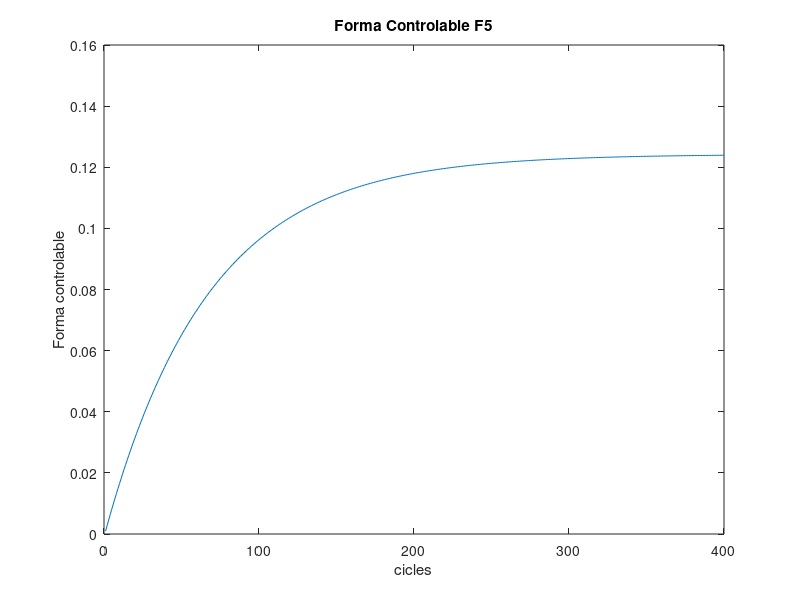
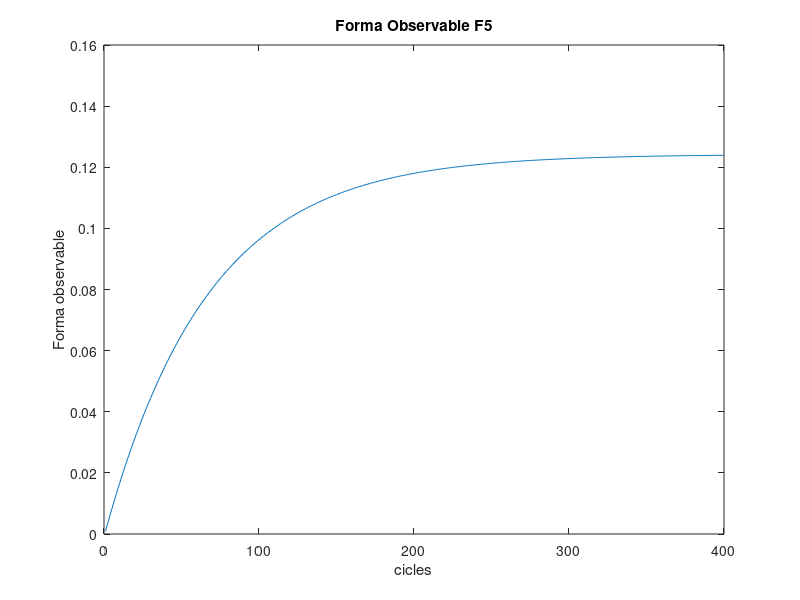
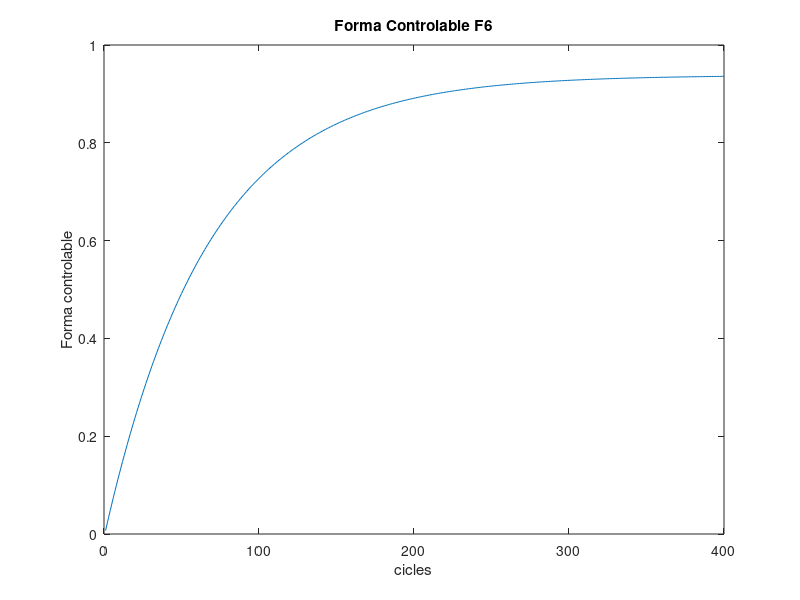
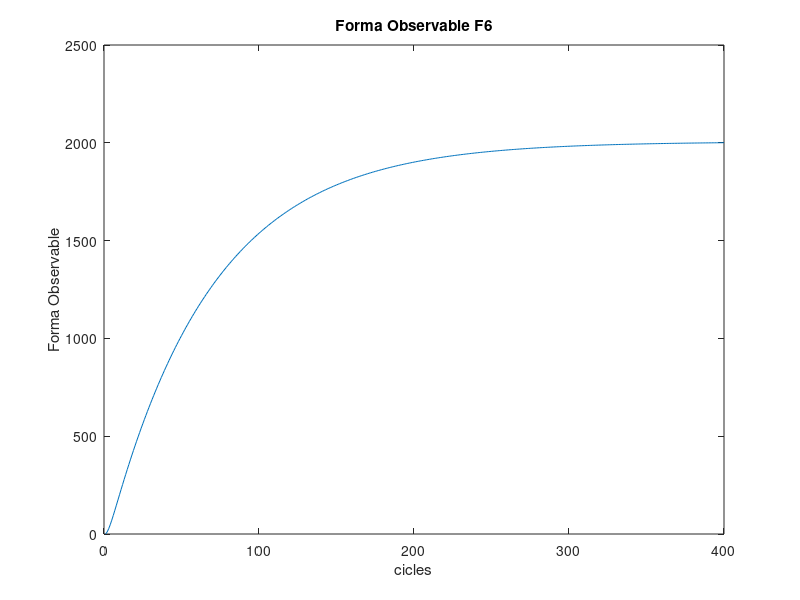

These figures' MATLAB source, in order: (Note: this script raises an error after producing the figures.)
clc;
clear;
close all;
%F1
T = 1/10;
K=0.5;
J=0.009;
R=3.4;
r=0.0125;
L=0.47;
d=0.15;
Km=150;
a=0.5*(K^2/(J*R));
Gm=tf([K/(J*R)], [1, K^2/(J*R), 0]);
C0 = tf([Km, Km*a], 1);
Gb = tf([(5/7)*9.81*(r/L)],[1, d, 0]);
Gth=feedback(C0*Gm,1);
%Gth=minreal(Gth,0.0001);
G = Gth*Gb;

%F2

%F3
G1pz =c2d(G, T, 'zoh');

G2pz = minreal(G1pz, 0.0001);

%F4
%Controlable
[num, den] = tfdata(G2pz, 'v');
Ac = [0 1 0; 0 0 1; -den(4) -den(3) -den(2)];
Bc = [0; 0; 1];
Cc = [num(4) num(3) num(2)];
Dc = 0;
sc = ss(Ac, Bc, Cc, Dc, T);
[Vc, Dc] = eig(Ac);
V_1c=inv(Vc);
%Observable
Ao = [0 0 -den(4); 1 0 -den(3); 0 1 -den(2)];
Bo = [num(4);num(3);num(2)];
Co = [0 0 1];
Do = 0;
so = ss(Ao, Bo, Co, Do, T);

[Vo, Do] = eig(Ao);
V_1o=inv(Vo);

%F5


%Controllable form

y_kc = zeros(1,400);
x_0c=[0;0;0];
for i = 1:400
    phita = Vc*(Dc^i)*V_1c;
    phita_1 = Vc*(Dc^(i-1))*V_1c;
    x_k = phita*x_0c + phita_1*Bc;
    y_kc(i) = Cc*x_k;
end;
figure;
plot(y_kc);

xlabel('cicles');
ylabel('Forma controlable');
title('Forma Controlable F5');

%Observable Form

y_ko = zeros(1,400);
x_0o=[0;0;0];
for i = 1:400
    phita = Vo*(Do^i)*V_1o;
    phita_1 = Vo*(Do^(i-1))*V_1o;
    x_k = phita*x_0o + phita_1*Bo;
    y_ko(i) = Co*x_k;
end;
figure;
plot(y_ko);

xlabel('cicles');
ylabel('Forma observable');
title('Forma Observable F5');

%F6

%Controllable form

y_kc2 = zeros(1,400);
x_0c2=[10;0;0];
for i = 1:400
    phita = Vc*(Dc^i)*V_1c;
    phita_1 = Vc*(Dc^(i-1))*V_1c;
    x_k = phita*x_0c2 + phita_1*Bc;
    y_kc2(i) = Cc*x_k;
end;
figure;
plot(y_kc2);
xlabel('cicles');
ylabel('Forma controlable');
title('Forma Controlable F6');
    


%Observable Form

y_ko2 = zeros(1,400);
x_0o2=[10;0;0];
for i = 1:400
    phita = Vo*(Do^i)*V_1o;
    phita_1 = Vo*(Do^(i-1))*V_1o;
    x_k = phita*x_0o2 + phita_1*Bo;
    y_ko2(i) = Co*x_k;
end;
figure;
plot(y_ko2);
xlabel('cicles');
ylabel('Forma Observable');
title('Forma Observable F6');


%F7

[y0,t] = initial(sc, [10;0;0], 40);
[y1, t] = impulse(sc, 40);
yf = y0+y1*T;

figure;
hold on;
plot(yf)
plot(y0)
plot(y1*T)
title("Grafics F7");
axis([0 400 0 1.5]);
hold off;
legend("Suma", "Condicions Inicials", "Impuls Unitari")


%G

delta = 0.8;
ts = 1;
wn = 4/(delta*ts);
wd = wn*sqrt(1-0.8^2);
alpha1 = -2*cos(wd*T)*exp(-delta*wn*T);
alpha2 = exp(-2*delta*wn*T);
alpha3 = 0;
%G3
vector_p_z = [1 alpha1 alpha2];

vector_p_z2 = [1 alpha1 alpha2 alpha3];

a1 = den(2);
a2 = den(3);
a3 = den(4);
I=eye(3);
Kx = [(alpha3-a3) (alpha2-a2) (alpha1-a1)];

%G4

scg = ss(Ac-Bc*Kx, Bc, Cc, 0, T);
figure;
step(scg);
xlabel('segons');
ylabel('Forma controlable');
title('Forma Controlable G4');
stepinfo(scg)

%G5
Kr = inv(Cc*inv(I-Ac+Bc*Kx)*Bc);

%G6

scg2 = ss(Ac-Bc*Kx, Bc*Kr, Cc, 0, T);
figure;
step(scg2);

xlabel('segons');
ylabel('Forma controlable');
title('Forma Controlable G6');
stepinfo(scg2)

%H
%H1
CA = Cc*Ac;
A_ = [Ac(1) Ac(4) Ac(7) 0;
      Ac(2) Ac(5) Ac(8) 0;
      Ac(3) Ac(6) Ac(9) 0;
      -CA(1) -CA(2) -CA(3) 1];
CB = Cc*Bc 
B_ = [Bc(1);
    Bc(2);
    Bc(3);
    -CB];

C_ = [Cc 0];

I4 = eye(4);

syms z
matriuP = [z -1 0 0;
           0 z -1 0;
           -Ac(3) -Ac(6) (z-Ac(9)) 0;
           CA(1) CA(2) CA(3) (z-1)
           ];
determinant = det(matriuP);
coef = vpa(coeffs(determinant),5);
detMatriuP1 = [1 -Ac(9) -Ac(6) -Ac(3)];
detMatriuP = [ 1 (-Ac(9)-1) (-Ac(6)+Ac(9)) (-Ac(3)+Ac(6)) Ac(3)]
detMatriuP2 = [1 -1];
roots(detMatriuP);
A_B_ = A_*B_;
A_A_B_ = A_^2*B_;
A_A_A_B_ = A_^3*B_;
matriuCont = [B_(1) A_B_(1) A_A_B_(1) A_A_A_B_(1);
              B_(2) A_B_(2) A_A_B_(2) A_A_A_B_(2);
              B_(3) A_B_(3) A_A_B_(3) A_A_A_B_(3);
              B_(4) A_B_(4) A_A_B_(4) A_A_A_B_(4)];

% matriuPolinomi = [detMatriuP(4) detMatriuP(3) detMatriuP(2) 1;
%                   detMatriuP(3) detMatriuP(2) 1 0;
%                   detMatriuP(2) 1 0 0;
%                   1 0 0 0];
matriuPolinomi = double([coef(2) coef(3) coef(4) 1;
                  coef(3) coef(4) 1 0;
                  coef(4) 1 0 0;
                  1 0 0 0]);
Tc = matriuCont*matriuPolinomi;
Tc_1 = inv(Tc);
A_b = Tc_1*A_*Tc;


%H2
ph2 = [1 -2*cos(wd*T)*exp(-0.8*wn*T) exp(-2*0.8*wn*T) 0 0 ];

%H3
alpha1h = ph2(2);
alpha2h = ph2(3);
alpha3h = ph2(4);
alpha4h = ph2(4);

a1h = -A_b(16);
a2h = -A_b(12);
a3h = -A_b(8);
a4h = -A_b(4);

K_ = [(alpha4h-a4h) (alpha3h-a3h) (alpha2h-a2h) (alpha1h-a1h)]*Tc_1;

%H4

ssh4 = ss(A_-B_*K_, [0;0;0;1],C_,0,T);
figure;
step(ssh4);
stepinfo(ssh4);

